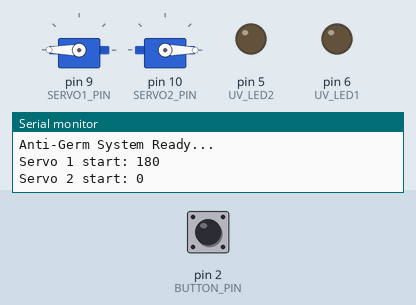
Recording of a sketch running on a simulated Arduino Nano, built with avr-gcc and run on an emulated ATmega328P. Shown: 2 × servo, output pins drawn as LEDs (lit = HIGH), the last lines printed to the serial monitor. Inputs (shaded band) come from the test bench; at power-on: pin 2 (BUTTON_PIN) HIGH.

Above: at 1.2 s.
1.3 s: pin 2 (BUTTON_PIN) pulled LOW for 0.15 s
At 3.5 s:
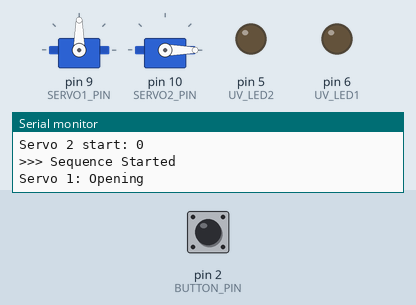
At 6.4 s:
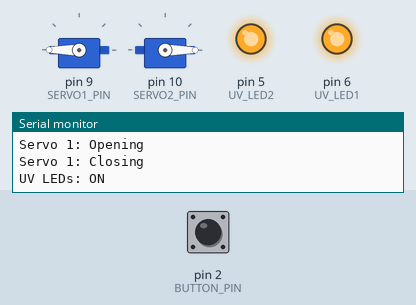
Timing chart, 0 to 13.9 s (numbered marks = the images above; inputs shaded):
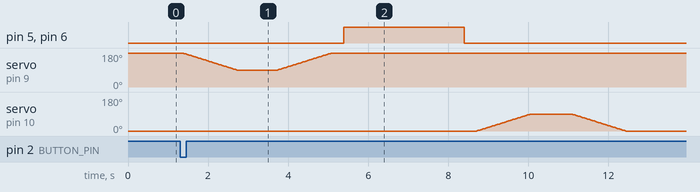

Measured:
- after the input at 1.3 s, pin 5 (UV_LED2), pin 6 (UV_LED1): LOW → HIGH after 4.1 s, → LOW 3.0 s later; servo on pin 10 (SERVO2_PIN): rises from 0° to 90° in 1.4 s, then falls to 0° in 2.4 s

The sketch:

anti_germ_door_trim.ino
```cpp
/*
  =============================================
   ANTI-GERM DOOR SYSTEM - Arduino Nano
   v2 - Dual UV LEDs + Speed Control
  =============================================

  WIRING:

  - Servo Motor 1  --> Pin D9
  - Servo Motor 2  --> Pin D10
  - UV LED 1       --> Pin D6  (with 100Ω resistor)
  - UV LED 2       --> Pin D5  (with 100Ω resistor)
  - Push Button    --> Pin D2  (other leg to GND)

  =============================================
*/

#include <Servo.h>

// ---- Pin Definitions ----
const int SERVO1_PIN = 9;
const int SERVO2_PIN = 10;
const int UV_LED1    = 6;
const int UV_LED2    = 5;
const int BUTTON_PIN = 2;

// ---- SPEED CONTROL ----
const int SERVO1_SPEED = 15;
const int SERVO2_SPEED = 15;

// ---- Target Angle ----
const int TARGET_ANGLE = 90;

// ---- Servo Trim (adjust 0-point if motor arm is slightly off) ----
// Positive = shift arm forward, Negative = shift arm backward
// Example: if Servo 1 is 5° off, set SERVO1_TRIM = 5 or -5
const int SERVO1_TRIM = 0;
const int SERVO2_TRIM = 0;

// ---- Calculated Start Positions (do not edit) ----
const int SERVO1_START = 180 + SERVO1_TRIM;
const int SERVO2_START = 0   + SERVO2_TRIM;
const int SERVO1_MID   = TARGET_ANGLE + SERVO1_TRIM;
const int SERVO2_MID   = TARGET_ANGLE + SERVO2_TRIM;

// ---- Objects ----
Servo servo1;
Servo servo2;

bool isRunning = false;


// =============================================
// SMOOTH SERVO MOVE FUNCTION
// =============================================
void smoothMove(Servo &servo, int fromAngle, int toAngle, int speedMs) {

  if (fromAngle < toAngle) {

    for (int angle = fromAngle; angle <= toAngle; angle++) {
      servo.write(angle);
      delay(speedMs);
    }

  } else {

    for (int angle = fromAngle; angle >= toAngle; angle--) {
      servo.write(angle);
      delay(speedMs);
    }

  }
}


// =============================================

void setup() {

  servo1.attach(SERVO1_PIN);
  servo2.attach(SERVO2_PIN);

  pinMode(UV_LED1, OUTPUT);
  pinMode(UV_LED2, OUTPUT);
  pinMode(BUTTON_PIN, INPUT_PULLUP);

  // Start positions (with trim applied)
  servo1.write(SERVO1_START);
  servo2.write(SERVO2_START);

  digitalWrite(UV_LED1, LOW);
  digitalWrite(UV_LED2, LOW);

  Serial.begin(9600);
  Serial.println("Anti-Germ System Ready...");
  Serial.print("Servo 1 start: "); Serial.println(SERVO1_START);
  Serial.print("Servo 2 start: "); Serial.println(SERVO2_START);
}


// =============================================

void loop() {

  if (digitalRead(BUTTON_PIN) == LOW && !isRunning) {

    delay(50); // debounce

    if (digitalRead(BUTTON_PIN) == LOW) {

      isRunning = true;
      runSequence();
      isRunning = false;

    }

  }

}


// =============================================

void runSequence() {

  Serial.println(">>> Sequence Started");


  // STEP 1: Servo 1 opens gate
  Serial.println("Servo 1: Opening");
  smoothMove(servo1, SERVO1_START, SERVO1_MID, SERVO1_SPEED);

  delay(1000);


  // STEP 2: Servo 1 closes gate
  Serial.println("Servo 1: Closing");
  smoothMove(servo1, SERVO1_MID, SERVO1_START, SERVO1_SPEED);

  delay(300);


  // STEP 3: UV LEDs ON
  Serial.println("UV LEDs: ON");

  digitalWrite(UV_LED1, HIGH);
  digitalWrite(UV_LED2, HIGH);

  delay(3000);

  digitalWrite(UV_LED1, LOW);
  digitalWrite(UV_LED2, LOW);

  Serial.println("UV LEDs: OFF");

  delay(300);


  // STEP 4: Servo 2 opens
  Serial.println("Servo 2: Opening");
  smoothMove(servo2, SERVO2_START, SERVO2_MID, SERVO2_SPEED);

  delay(1000);


  // STEP 5: Servo 2 closes
  Serial.println("Servo 2: Closing");
  smoothMove(servo2, SERVO2_MID, SERVO2_START, SERVO2_SPEED);

  Serial.println(">>> Sequence Complete");

  delay(500);

}
```
